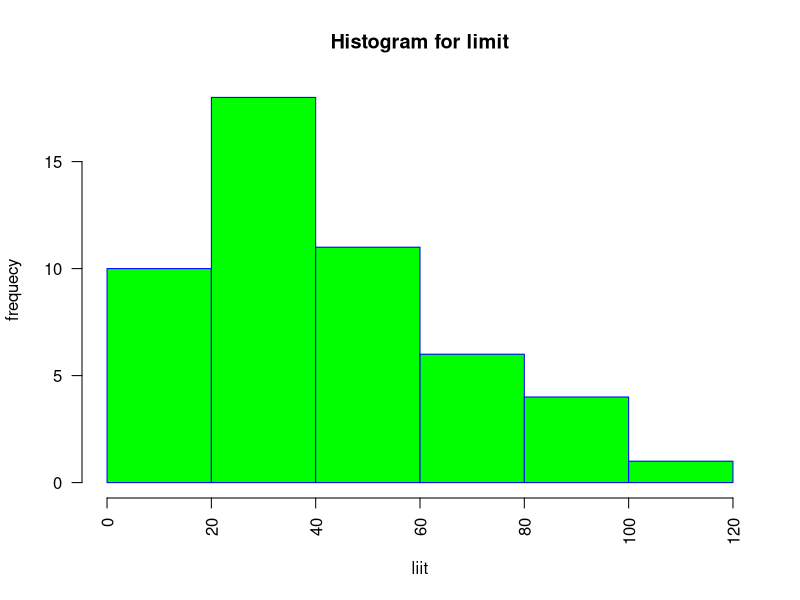
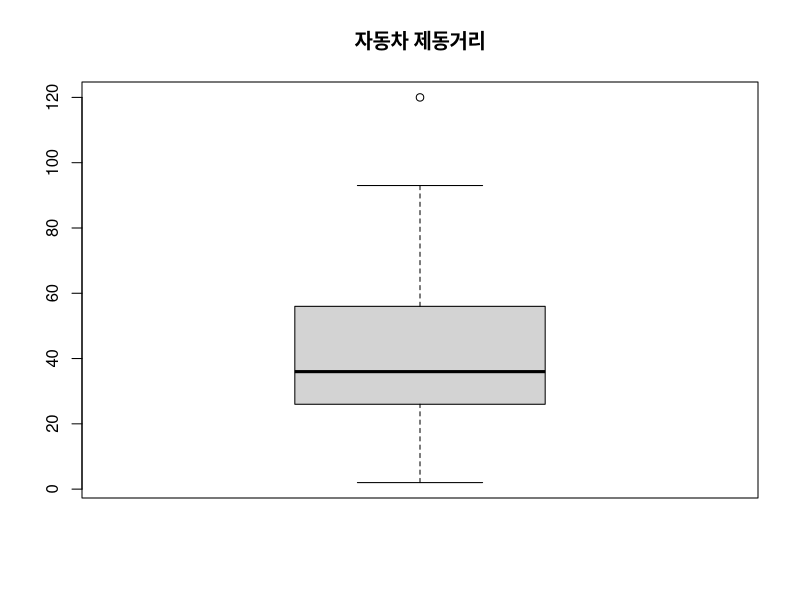
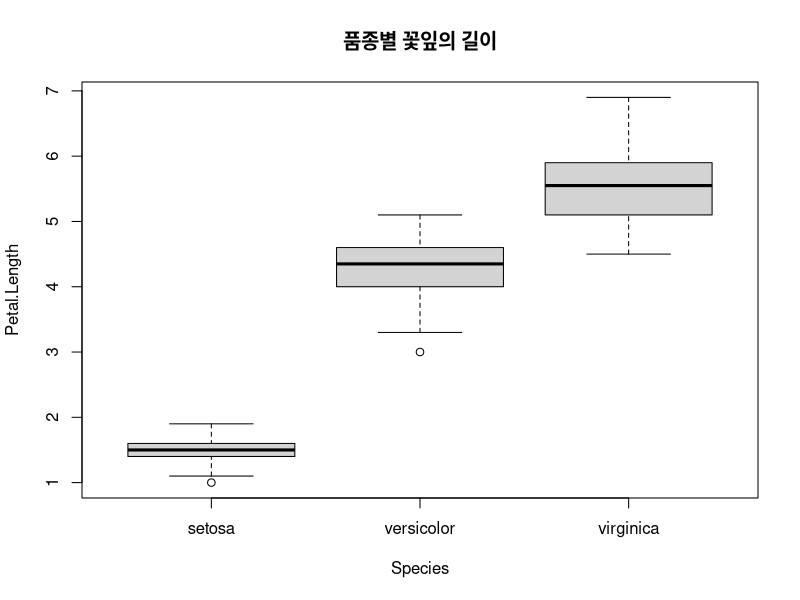

These figures' R source, in order: (Note: this script raises an error after producing the figures.)
weight_var <- c(60, 62, 64, 65, 68, 69)
weight_heavy <- c(weight_var, 120)
weight_var
weight_heavy

# 평균 mean
mean(weight_var)
mean(weight_heavy)

# 중앙값
median(weight_var)
median(weight_heavy)

#절사 평균(상하위 20%제외), trim=0.2 -> 상하위 값 %지정 제외
mean(weight_var, trim = 0.2)
mean(weight_heavy, trim = 0.2)

#사분위수
mydata <- c(60, 62, 64, 65, 68, 69, 120)
quantile(mydata)
quantile(mydata, (0:10) / 10) # 10% 단위로 구간을 나누어 계산
summary(mydata)

#산포
mydata <- c(60, 62, 64, 65, 68, 69, 120)
var(mydata) #분산
sd(mydata) #표준편차
range(mydata) #값의 범위
diff(range(mydata)) # 최댓값, 최소값의 차이


#히스토그램
dist <- cars[, 2]
hist(dist, main = "Histogram for limit",
    xlab = "liit",
    ylab = "frequecy",
    border = "blue",
    col = "green",
    las = 2,
    breaks = 5)

# 상자 그림
dist<-cars[,2]      # 자동차 제동거리
boxplot(dist, main="자동차 제동거리")
boxplot.stats(dist)

iris
# 그룹이 있는 자료의 상자
boxplot(Petal.Length~Species, data=iris, main="품종별 꽃잎의 길이")

# 그룹의 정보 자료가 동일한 데이터셋에 있지 않을 때
boxplot(iris$Petal.Lenght~iris$Species, main="품종별 꽃잎의 길이")


# 한 화면에 그래프 여러 개 출력
par(mfrow=c(1,3))
barplot(table(mtcars$carb),
main="Barplot of Carburetors",
xlab="#of carburetors",
ylab="frequecy",
col="blue")

barplot(table(mtcars$cyl),
main="Barplot of cylender",
xlab="#of cylender",
ylab="frequecny",
col="red")

barplot(table(mtcars$cyl),
main="Barplot of Grar",
xlab="#of gears",
ylab="frequecny",
col="green")
par(mfrow=c(1,1))   # 가상화면 분할 해제








